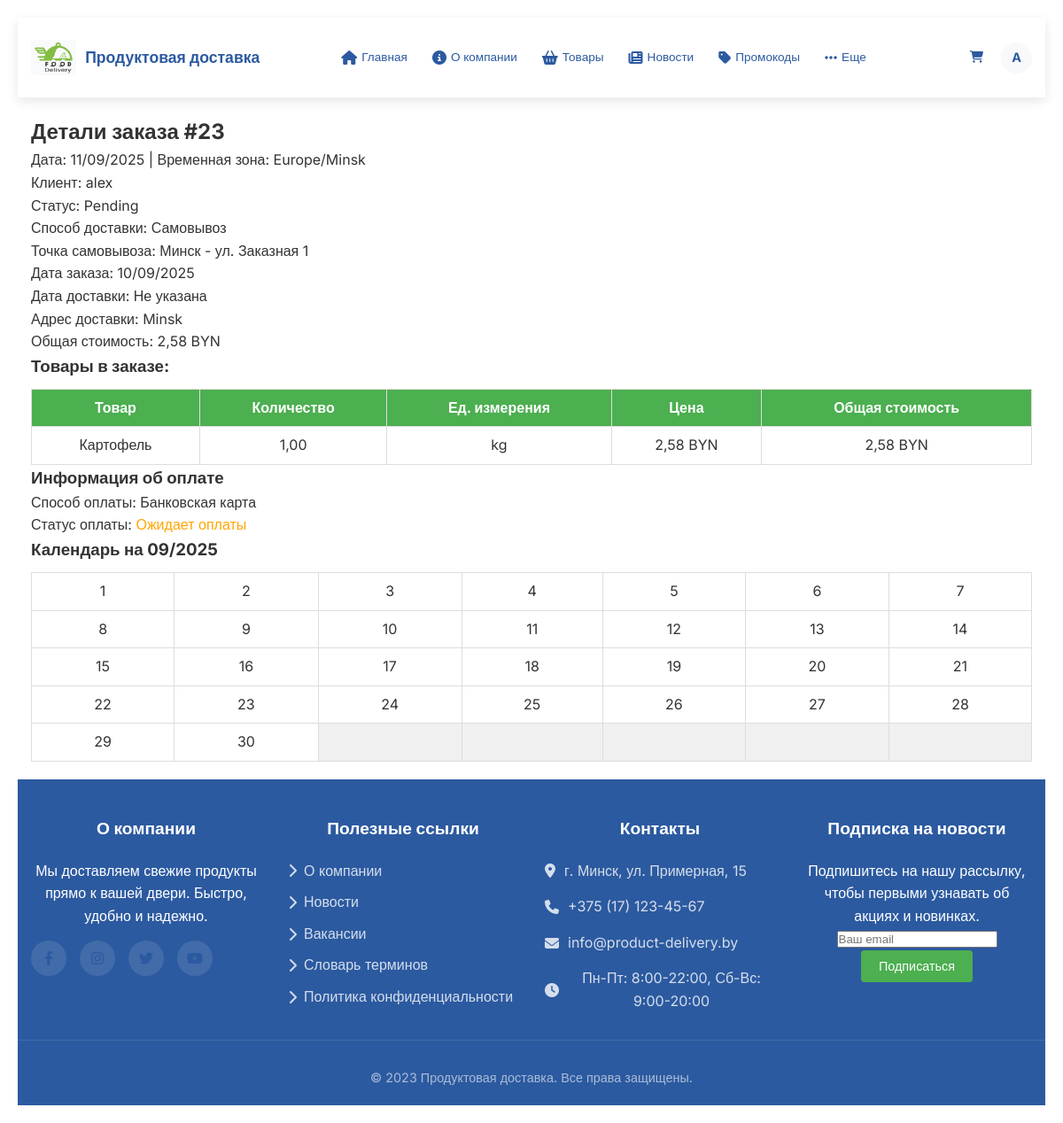
The page /orders/23/ (signed in) on the database its author committed.
### delivery_app/models.py (models this page shows, shortened)
class Order(models.Model):
    STATUS_CHOICES = (
        ('Pending', 'В ожидании'),
        ('Shipped', 'Отправлен'),
        ('Delivered', 'Доставлен'),
        ('Canceled', 'Отменен'),
    )
    DELIVERY_METHODS = (
        ('pickup', 'Самовывоз'),
        ('courier', 'Курьер'),
    )
    PAYMENT_METHODS = [
        ("card", "Банковская карта"),
        ("cash", "Наличные при получении"),
    ]
    payment_method = models.CharField(max_length=20, choices=PAYMENT_METHODS, default="cash")
    payment_status = models.CharField(max_length=20, choices=[('pending', 'Ожидает оплаты'), ('paid', 'Оплачено'), ('failed', 'Ошибка оплаты')],default='pending')
    payment_id = models.CharField(max_length=100, blank=True, null=True)
    client = models.ForeignKey(Client, on_delete=models.CASCADE, related_name='orders')
    employee = models.ForeignKey(Employee, on_delete=models.SET_NULL, null=True, blank=True, related_name='handled_orders')
    pickup_point = models.ForeignKey(PickupPoint, on_delete=models.SET_NULL, null=True, blank=True, related_name='orders')
    status = models.CharField(max_length=20, choices=STATUS_CHOICES, default='Pending')
    date_ordered = models.DateTimeField(auto_now_add=True)
    date_delivered = models.DateTimeField(null=True, blank=True)
    delivery_cost = models.DecimalField(max_digits=10, decimal_places=2, default=Decimal('0.00'))
    delivery_method = models.CharField(max_length=20, choices=DELIVERY_METHODS, default='pickup')
    delivery_address = models.CharField(max_length=200, blank=True, help_text="Адрес доставки для курьера")
    promocode = models.ForeignKey(PromoCode, on_delete=models.SET_NULL, null=True, blank=True, related_name='orders')  # Новая связь
    @property
    def total_cost(self):
        base_total = sum(Decimal(str(item.quantity)) * item.price for item in self.orderitem_set.all())
        total = base_total + self.delivery_cost
        return total.quantize(Decimal('0.01'), rounding=ROUND_HALF_UP)

class Client(models.Model):
    user = models.OneToOneField(User, on_delete=models.CASCADE, related_name='client_profile')
    phone = models.CharField(max_length=20, validators=[validate_phone])
    address = models.TextField()
    date_of_birth = models.DateField(validators=[validate_age])

class PickupPoint(models.Model):
    name = models.CharField(max_length=100, help_text="Название точки самовывоза")
    address = models.CharField(max_length=200, help_text="Адрес точки")
    working_hours = models.CharField(max_length=100, help_text="Время работы, например, '10:00-18:00'")

class OrderItem(models.Model):
    order = models.ForeignKey(Order, on_delete=models.CASCADE, related_name='orderitem_set')
    product = models.ForeignKey(Product, on_delete=models.CASCADE, related_name='order_items')
    quantity = models.DecimalField(max_digits=10, decimal_places=2)
    price = models.DecimalField(max_digits=10, decimal_places=2)
    @property
    def total(self):
        return self.price * self.quantity

class Product(models.Model):
    UNIT_CHOICES = [
        ('pieces', 'Штуки'),
        ('kg', 'Килограммы'),
        ('liters', 'Литры')
    ]
    name = models.CharField(max_length=200)
    price = models.DecimalField(max_digits=10, decimal_places=2)
    unit_of_measurement = models.CharField(max_length=20, choices=UNIT_CHOICES)
    product_type = models.ForeignKey(ProductType, on_delete=models.CASCADE, related_name='products')
    description = models.TextField(blank=True)
    manufacturer = models.ForeignKey(Manufacturer, on_delete=models.SET_NULL, null=True, blank=True, related_name='products')
    weight = models.DecimalField(max_digits=10, decimal_places=2, default=Decimal('1.00'), help_text="Вес в кг")
    stock = models.PositiveIntegerField(default=0, help_text="Количество на складе")
    image = models.ImageField(upload_to='products/', blank=True, null=True, help_text="Изображение товара")

### delivery_app/views.py (the view, shortened to what this page needs)
# urls.py: path('orders/<int:pk>/', OrderDetailView.as_view(), name='order_detail'),
class OrderDetailView(LoginRequiredMixin, DetailView):
    model = Order
    template_name = 'delivery_app/order_detail.html'
    context_object_name = 'order'
    def get_queryset(self):
        user = self.request.user
        if hasattr(user, 'client_profile'):
            return Order.objects.filter(client=user.client_profile)
        elif hasattr(user, 'employee_profile'):
            return Order.objects.filter(employee=user.employee_profile)
        return Order.objects.none()
    def dispatch(self, request, *args, **kwargs):
        try:
            response = super().dispatch(request, *args, **kwargs)
            order = self.get_object()
            user = request.user
            if user.is_superuser:
                return response
            if hasattr(user, 'client_profile') and order.client == user.client_profile:
                return response
            if hasattr(user, 'employee_profile') and order.employee == user.employee_profile:
                return response
            raise PermissionDenied("У вас нет прав для просмотра этого заказа.")
        except PermissionDenied:
            logger.warning(f"Permission denied for user {request.user} to access order {kwargs.get('pk')}")
            raise
        except Exception as e:
            logger.error(f"Error in OrderDetailView: {e}")
            raise
    def get_context_data(self, **kwargs):
        context = super().get_context_data(**kwargs)
        context['current_date'] = timezone.now().strftime('%d/%m/%Y')
        context['timezone'] = 'Europe/Minsk'
        context['calendar'] = calendar.monthcalendar(timezone.now().year, timezone.now().month)
        return context

### delivery_app/templates/delivery_app/order_detail.html (shortened to what this page needs)
{% extends "delivery_app/base.html" %}
{% block content %}
<h2>Детали заказа #{{ order.id }}</h2>
<p>Дата: {{ current_date }} | Временная зона: {{ timezone }}</p>
<p>Клиент: {{ order.client.user.username }}</p>
<p>Статус: {{ order.status }}</p>
<p>Способ доставки: {{ order.get_delivery_method_display }}</p>
<p>Точка самовывоза: {% if order.pickup_point %}{{ order.pickup_point.name }} - {{ order.pickup_point.address }}{% else %}Не выбрана{% endif %}</p>
<p>Дата заказа: {{ order.date_ordered|date:'d/m/Y' }}</p>
<p>Дата доставки: {% if order.date_delivered %}{{ order.date_delivered|date:'d/m/Y' }}{% else %}Не указана{% endif %}</p>
<p>Адрес доставки: {% if order.delivery_address %}{{ order.delivery_address }}{% else %}Не указан{% endif %}</p>
<p>Общая стоимость: {{ order.total_cost|floatformat:2 }} BYN</p>
<h3>Товары в заказе:</h3>
<table border="1">
    <thead>
        <tr>
            <th>Товар</th>
            <th>Количество</th>
            <th>Ед. измерения</th>
            <th>Цена</th>
            <th>Общая стоимость</th>
        </tr>
    </thead>
    <tbody>
        {% for item in order.orderitem_set.all %}
        <tr>
            <td>{{ item.product.name }}</td>
            <td>{{ item.quantity }}</td>
            <td>{{ item.product.unit_of_measurement }}</td>
            <td>{{ item.price|floatformat:2 }} BYN</td>
            <td>{{ item.total|floatformat:2 }} BYN</td>
        </tr>
        {% empty %}
        <tr>
            <td colspan="5">Нет товаров в заказе.</td>
        </tr>
        {% endfor %}
    </tbody>
</table>
<div>
    <h3>Информация об оплате</h3>
    <p>Способ оплаты: {{ order.get_payment_method_display }}</p>
    <p>Статус оплаты:
        {% if order.payment_status == 'paid' %}
            <span style="color: green;">Оплачено</span>
        {% elif order.payment_status == 'failed' %}
            <span style="color: red;">Ошибка оплаты</span>
        {% else %}
            <span style="color: orange;">Ожидает оплаты</span>
        {% endif %}
    </p>
</div>
<h3>Календарь на {{ current_date|slice:"3:10" }}</h3>
<table border="1">
    {% for week in calendar %}
    <tr>
        {% for day in week %}
        <td{% if day == 0 %} class="empty"{% endif %}>
            {{ day|default:"" }}
        </td>
        {% endfor %}
    </tr>
    {% endfor %}
</table>
{% endblock %}

### delivery_app/templates/delivery_app/base.html (shortened to what this page needs)
{% load static %}
<!DOCTYPE html>
<html lang="ru">
<head>
    <link rel="stylesheet" href="https://cdnjs.cloudflare.com/ajax/libs/font-awesome/6.4.0/css/all.min.css">
    <link rel="stylesheet" href="{% static 'delivery_app/css/style.css' %}">
</head>
<body>
    <header>
        <div class="header-container">
            <a href="{% url 'delivery_app:home' %}" class="logo">
                <img src="{% static 'delivery_app/images/logo.png' %}" alt="Логотип доставки продуктов">
                <span class="logo-text">Продуктовая доставка</span>
            </a>
            <nav class="nav-desktop">
                <ul class="nav-menu">
                    <li><a href="{% url 'delivery_app:home' %}" class="nav-link {% if request.resolver_match.url_name == 'home' %}active{% endif %}">
                        <i class="fas fa-home nav-icon"></i> Главная
                    </a></li>
                    <li><a href="{% url 'delivery_app:about' %}" class="nav-link {% if request.resolver_match.url_name == 'about' %}active{% endif %}">
                        <i class="fas fa-info-circle nav-icon"></i> О компании
                    </a></li>
                    <li><a href="{% url 'delivery_app:product_list' %}" class="nav-link {% if request.resolver_match.url_name == 'product_list' %}active{% endif %}">
                        <i class="fas fa-shopping-basket nav-icon"></i> Товары
                    </a></li>
                    <li><a href="{% url 'delivery_app:news' %}" class="nav-link {% if request.resolver_match.url_name == 'news' %}active{% endif %}">
                        <i class="fas fa-newspaper nav-icon"></i> Новости
                    </a></li>
                    <li><a href="{% url 'delivery_app:promocodes' %}" class="nav-link {% if request.resolver_match.url_name == 'promocodes' %}active{% endif %}">
                        <i class="fas fa-tag nav-icon"></i> Промокоды
                    </a></li>
                    <li class="more-menu">
                        <a href="#" class="nav-link">
                            <i class="fas fa-ellipsis-h nav-icon"></i> Еще
                        </a>
                    </li>
                </ul>
                <div class="user-menu">
                    <a href="{% url 'delivery_app:cart' %}" class="nav-link" title="Корзина" style="position: relative;">
                        <i class="fas fa-shopping-cart"></i>
                    </a>
                    {% if user.is_authenticated %}
                    <div class="user-avatar" title="{{ user.username }}">
                        {{ user.username|first|upper }}
                    </div>
                    {% else %}
                    <a href="{% url 'delivery_app:login' %}" class="btn btn-outline">Войти</a>
                    <a href="{% url 'delivery_app:register' %}" class="btn btn-primary">Регистрация</a>
                    {% endif %}
                </div>
            </nav>
        </div>
    </header>
    <main>
        <div class="container">
            {% block content %}
            {% endblock %}
        </div>
    </main>
    <footer>
        <div class="footer-container">
            <div class="footer-section">
                <h3>О компании</h3>
                <p>Мы доставляем свежие продукты прямо к вашей двери. Быстро, удобно и надежно.</p>
                <div class="social-links">
                    <a href="#" class="social-link"><i class="fab fa-facebook-f"></i></a>
                    <a href="#" class="social-link"><i class="fab fa-instagram"></i></a>
                    <a href="#" class="social-link"><i class="fab fa-twitter"></i></a>
                    <a href="#" class="social-link"><i class="fab fa-youtube"></i></a>
                </div>
            </div>
            <div class="footer-section">
                <h3>Полезные ссылки</h3>
                <div class="footer-links">
                    <a href="{% url 'delivery_app:about' %}"><i class="fas fa-chevron-right"></i> О компании</a>
                    <a href="{% url 'delivery_app:news' %}"><i class="fas fa-chevron-right"></i> Новости</a>
                    <a href="{% url 'delivery_app:vacancies' %}"><i class="fas fa-chevron-right"></i> Вакансии</a>
                    <a href="{% url 'delivery_app:faq' %}"><i class="fas fa-chevron-right"></i> Словарь терминов</a>
                    <a href="{% url 'delivery_app:privacy_policy' %}"><i class="fas fa-chevron-right"></i> Политика конфиденциальности</a>
                </div>
            </div>
            <div class="footer-section">
                <h3>Контакты</h3>
                <div class="contact-info">
                    <div class="contact-item">
                        <i class="fas fa-map-marker-alt"></i>
                        <span>г. Минск, ул. Примерная, 15</span>
                    </div>
                    <div class="contact-item">
                        <i class="fas fa-phone"></i>
                        <span>+375 (17) 123-45-67</span>
                    </div>
                    <div class="contact-item">
                        <i class="fas fa-envelope"></i>
                        <span>info@product-delivery.by</span>
                    </div>
                    <div class="contact-item">
                        <i class="fas fa-clock"></i>
                        <span>Пн-Пт: 8:00-22:00, Сб-Вс: 9:00-20:00</span>
                    </div>
                </div>
            </div>
            <div class="footer-section">
                <h3>Подписка на новости</h3>
                <p>Подпишитесь на нашу рассылку, чтобы первыми узнавать об акциях и новинках.</p>
                <form class="subscribe-form">
                    <input type="email" placeholder="Ваш email" required>
                    <button type="submit" class="btn btn-primary">Подписаться</button>
                </form>
            </div>
        </div>
        <div class="footer-bottom">
            <p>&copy; 2023 Продуктовая доставка. Все права защищены.</p>
        </div>
    </footer>
</body>
</html>

### delivery_app/static/delivery_app/css/style.css (style rules this page uses)
body { font-family: Arial, sans-serif; margin: 0; padding: 20px; background-color: #f9f9f9; color: #333 !important; background-image: none !important; }
header { background-color: #4CAF50; color: white; padding: 10px 0; text-align: center; }
table { width: 100%; border-collapse: collapse; margin-top: 10px; }
table, th, td { border: 1px solid #ddd; }
th, td { padding: 8px; text-align: center; color: #333; }
th { background-color: #4CAF50; color: white; }
.empty { background-color: #f0f0f0; }
button[type="submit"] { background-color: #4CAF50; color: white; padding: 10px 20px; border: none; border-radius: 4px; cursor: pointer; }
footer { margin-top: 20px; text-align: center; color: #777; }
.btn { padding: 8px 15px; border: none; border-radius: 4px; text-decoration: none; color: white; cursor: pointer; }
.btn-primary { background-color: #4CAF50; }
.btn { display: inline-block; padding: 10px 20px; background-color: #2c5aa0; color: white; text-decoration: none; border-radius: 4px; transition: background-color 0.3s; }

### rows shown on the page
Order: id "23", client.user.username "alex", status "Pending", delivery_method "Самовывоз", pickup_point.name "Минск", pickup_point.address "ул. Заказная 1", date_ordered "10/09/2025", delivery_address "Minsk", total_cost "2,58", payment_method "Банковская карта"
OrderItem: product.name "Картофель", quantity "1,00", product.unit_of_measurement "kg", price "2,58", total "2,58"

### other values the page prints
{{ user.username|first|upper }} "A"
{{ current_date }} "11/09/2025"
{{ timezone }} "Europe/Minsk"
{{ current_date|slice:"3:10" }} "09/2025"
{{ day|default:"" }} "1" "2" "3" "4" "5" "6" "7" "8" "9" "10" "11" "12" "13" "14" "15" "16" "17" "18" "19" "20" "21" "22" "23" "24" "25" "26" "27" "28" "29" "30"
